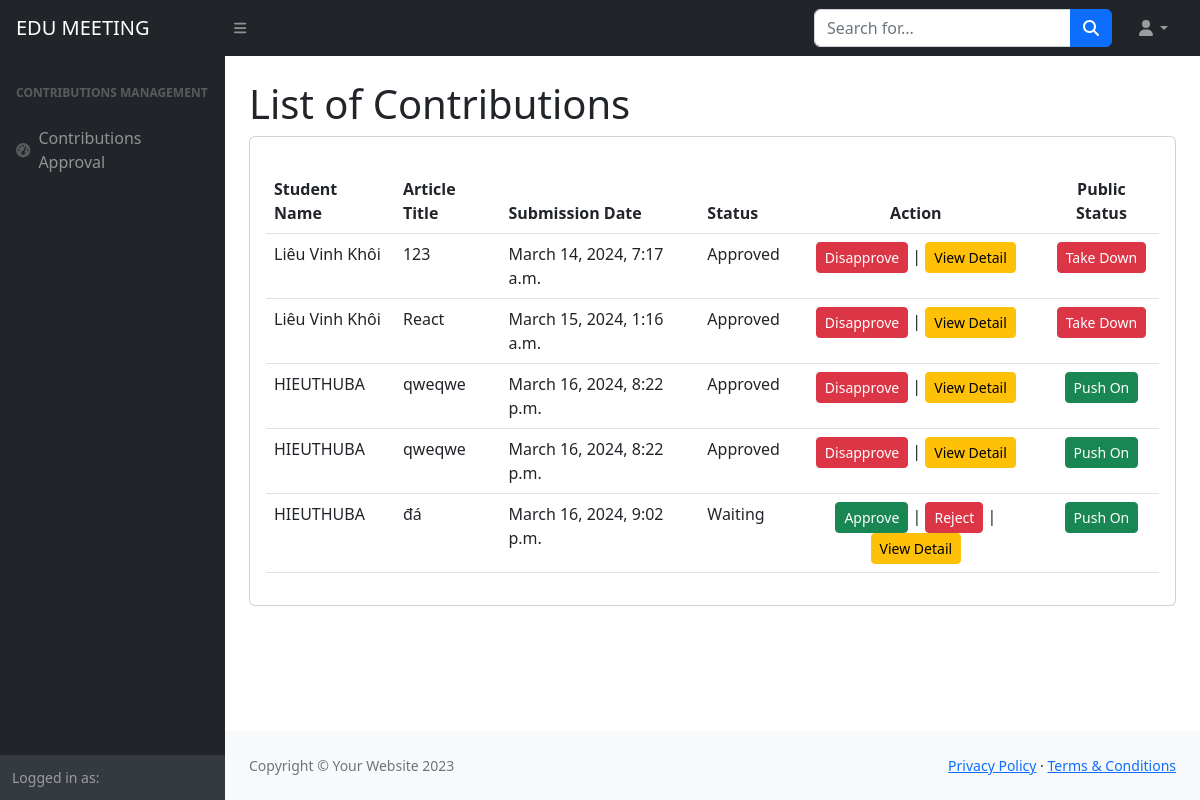
The page /ad/contributions/manage/ on the database as committed earlier.
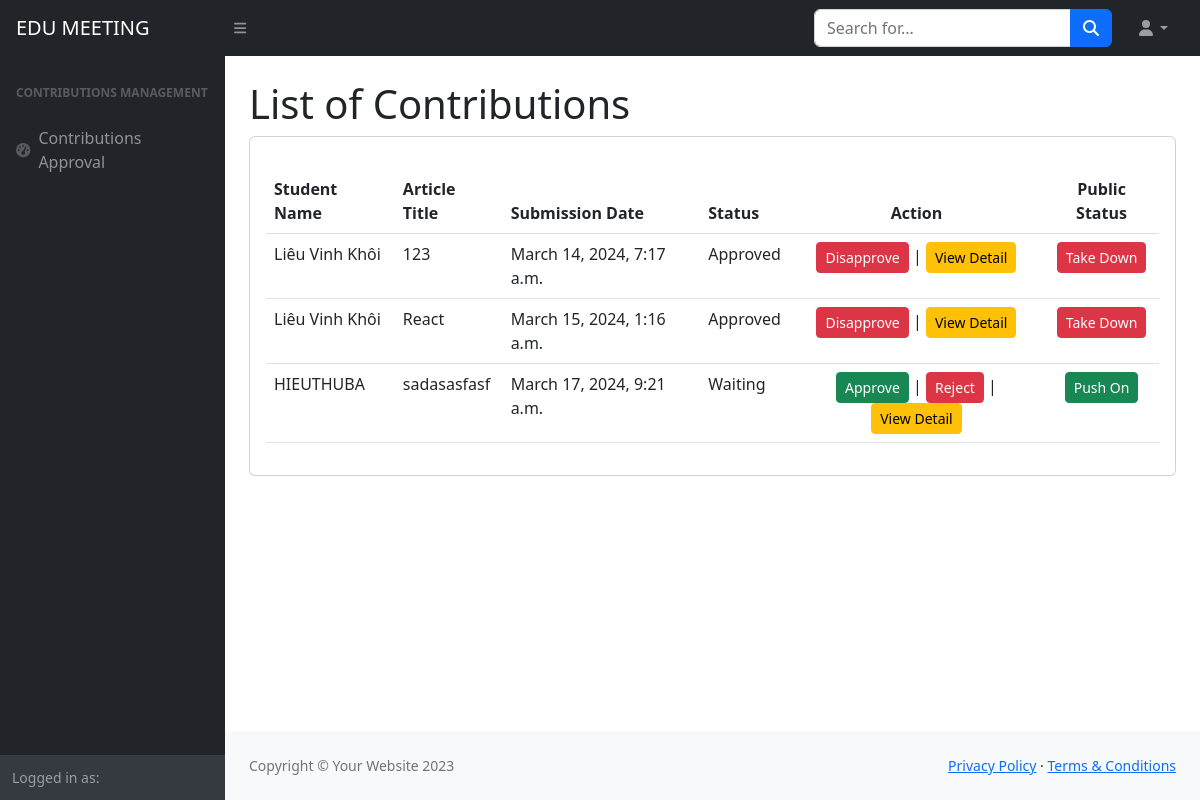
The same page on the database as committed later.
### home/models.py (models this page shows, shortened)
class UserProfile(models.Model):
    user = models.OneToOneField(User, on_delete=models.CASCADE, primary_key=True)
    fullname = models.CharField(max_length=50)
    roles = models.ManyToManyField(Role, related_name='users')
    faculty = models.ForeignKey('Faculties', on_delete=models.CASCADE, null=True, blank=True)
    email = models.EmailField(max_length=254, unique=True, blank=True, null=True)
    phone = models.CharField(max_length=15)
    academic_Year = models.ForeignKey(AcademicYear,blank=True, null =True, on_delete=models.CASCADE)

class Contributions(models.Model):
    user = models.ManyToManyField(UserProfile)
    title = models.CharField(max_length=30)
    content = models.TextField(null = True)
    faculty = models.ForeignKey(Faculties,on_delete=models.CASCADE)
    term = models.BooleanField(default=False)
    createAt = models.DateTimeField(auto_now_add=True)
    academic_Year = models.ForeignKey(AcademicYear,blank=True, null =True, on_delete=models.CASCADE)
    reject_reason = models.TextField(blank=True, null=True)
    status = models.CharField(max_length=10,  default='waiting')
    public = models.BooleanField(default = False)

### home/views.py (the view)
# urls.py: path('ad/contributions/manage/', views.all_contributions_view, name='manage_contributions'),
def all_contributions_view(request):
    contributions = Contributions.objects.all()  # Fetch all contributions from the database
    context = {
        'contributions': contributions
    }
    return render(request, 'manage_contributions.html', context)

### templates/manage_contributions.html (shortened to what the changed rows need)
{%load static%}
<!DOCTYPE html>
<html lang="en">
    <head>
        <link href="https://cdn.jsdelivr.net/npm/simple-datatables@7.1.2/dist/style.min.css" rel="stylesheet" />
        <link href="{% static 'css/styles.css' %}" rel="stylesheet" />
    </head>
    <body class="sb-nav-fixed">
        <div id="layoutSidenav">
            <div id="layoutSidenav_content">
                <main>
                    <div class="container-fluid px-4">
                        <h1 class="mt-4">List of Contributions</h1>
                        <div class="card mb-4">
                            <div class="card-body">
                              <form method="post" enctype="">
                                <table class="table mt-3">
                                  <thead class="thead-dark">
                                    <tr>
                                      <th scope="col">Student Name</th>
                                      <th scope="col">Article Title</th>
                                      <th scope="col">Submission Date</th>
                                      <th scope="col">Status</th>
                                      <th class="text-center" scope="col">Action</th>
                                      <th class="text-center" scope="col">Public Status </th>
                                    </tr>
                                  </thead>
                                  <tbody>
                                    {% for contribution in contributions %}
                                    <tr>
                                        <td>
                                          {% for user in contribution.user.all %}
                                              {{ user.fullname }}
                                          {% endfor %}
                                        </td>
                                        <td>{{ contribution.title }}</td>
                                        <td>{{ contribution.createAt }}</td>
                                        <td>
                                            {% if contribution.status == 'approved' %}
                                                Approved
                                            {% elif contribution.status == 'rejected' %}
                                                Rejected
                                            {% else %}
                                                Waiting
                                            {% endif %}
                                        </td>
                                        <td>
                                            <div class="text-center">
                                            {% if contribution.status == 'waiting' %}
                                                <a href="{% url 'approve_contribution' contribution.id %}" class="btn btn-success btn-sm">Approve</a> |
                                                <a href="{% url 'reject_contribution' contribution.id %}" class="btn btn-danger reject-btn btn-sm" data-bs-toggle="modal" data-bs-target="#rejectModal" data-contribution-id="{{ contribution.id }}">Reject</a> |
                                                <a href="{% url 'contributions_detail' contribution.id %}" class="btn btn-warning btn-sm">View Detail</a>
                                            {% elif contribution.status == 'approved' %}
                                                <a href="#" class="btn btn-danger btn-sm">Disapprove</a> |
                                                <a href="{% url 'contributions_detail' contribution.id %}" class="btn btn-warning btn-sm">View Detail</a>
                                            {% elif contribution.status == 'rejected' %}
                                                <a href="{% url 'contributions_detail' contribution.id %}" class="btn btn-warning btn-sm">View Detail</a>
                                            {% endif %}
                                            </div>
                                        </td>
                                        <td>
                                            <div class="text-center">
                                            {% if contribution.public %}
                                              <a href="{% url 'public_contribution' contribution.id %}?public=non" class="btn btn-danger btn-sm">Take Down</a>
                                            {% else %}
                                                <a href="{% url 'public_contribution' contribution.id %}?public=pub" class="btn btn-success btn-sm">Push On</a>
                                            {% endif %}
                                          </div>
                                        </td>
                                    </tr>
                                    {% endfor %}
                                  </tbody>
                                </table>
                              </form>
                            </div>
                        </div>
                    </div>
                </main>
            </div>
        </div>
    </body>
</html>

Rows that differ between the two databases and show on the page:
removed Contributions: title "qweqwe", createAt "March 16, 2024, 8:22 p.m.", status "Approved", public "Push On", UserProfile (fullname "HIEUTHUBA")
removed Contributions: title "qweqwe", createAt "March 16, 2024, 8:22 p.m.", status "Approved", public "Push On", UserProfile (fullname "HIEUTHUBA")
removed Contributions: title "đá", createAt "March 16, 2024, 9:02 p.m.", status "Waiting", public "Push On", UserProfile (fullname "HIEUTHUBA")
added Contributions: title "sadasasfasf", createAt "March 17, 2024, 9:21 a.m.", status "Waiting", public "Push On", UserProfile (fullname "HIEUTHUBA")
